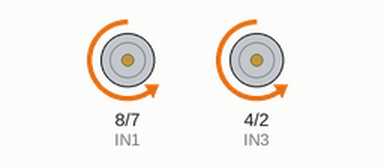
Recording of a sketch running on a simulated Arduino Uno, built with avr-gcc and run on an emulated ATmega328P. Parts: motor-driver pin pairs drawn as motors (green arrow = first pin HIGH = forward, orange = second pin HIGH = backward, longer = more drive, scaled by the enable pin).

Above: at 2.1 s.
At 4.1 s:
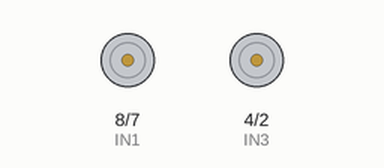
Timing chart, 0 to 5.6 s (numbered marks = the images above):
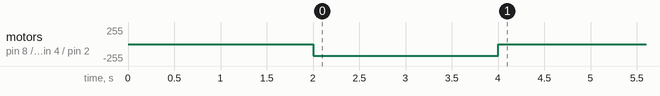

The sketch:

calibration.ino
```cpp
// Pin definitions
const int IN4 = 2;
const int ENB = 3;
const int IN3 = 4;
const int IN2 = 7;
const int IN1 = 8;
const int ENA = 6;

// Calibration variables - alter to account for motor friction
int leftSpeed = 175;
int rightSpeed = 175;

void setup() {
  pinMode(IN4, OUTPUT);
  pinMode(ENB, OUTPUT);
  pinMode(IN3, OUTPUT);
  pinMode(IN2, OUTPUT);
  pinMode(IN1, OUTPUT);
  pinMode(ENA, OUTPUT);

  delay(2000);

  testStraightLine();
}

void testStraightLine() {
  // Apply calibrated speeds
  analogWrite(ENA, leftSpeed);
  analogWrite(ENB, rightSpeed);

  // Set direction to FORWARD
  digitalWrite(IN1, LOW);
  digitalWrite(IN2, HIGH);
  digitalWrite(IN3, LOW);
  digitalWrite(IN4, HIGH);

  // Drive for 2 seconds
  delay(2000);

  // Stop motors
  analogWrite(ENA, 0);
  analogWrite(ENB, 0);
  digitalWrite(IN1, LOW);
  digitalWrite(IN2, LOW);
  digitalWrite(IN3, LOW);
  digitalWrite(IN4, LOW);
}

void loop() {
  // Empty to run once - recallibrate: RESET button on Arduino
}
```
